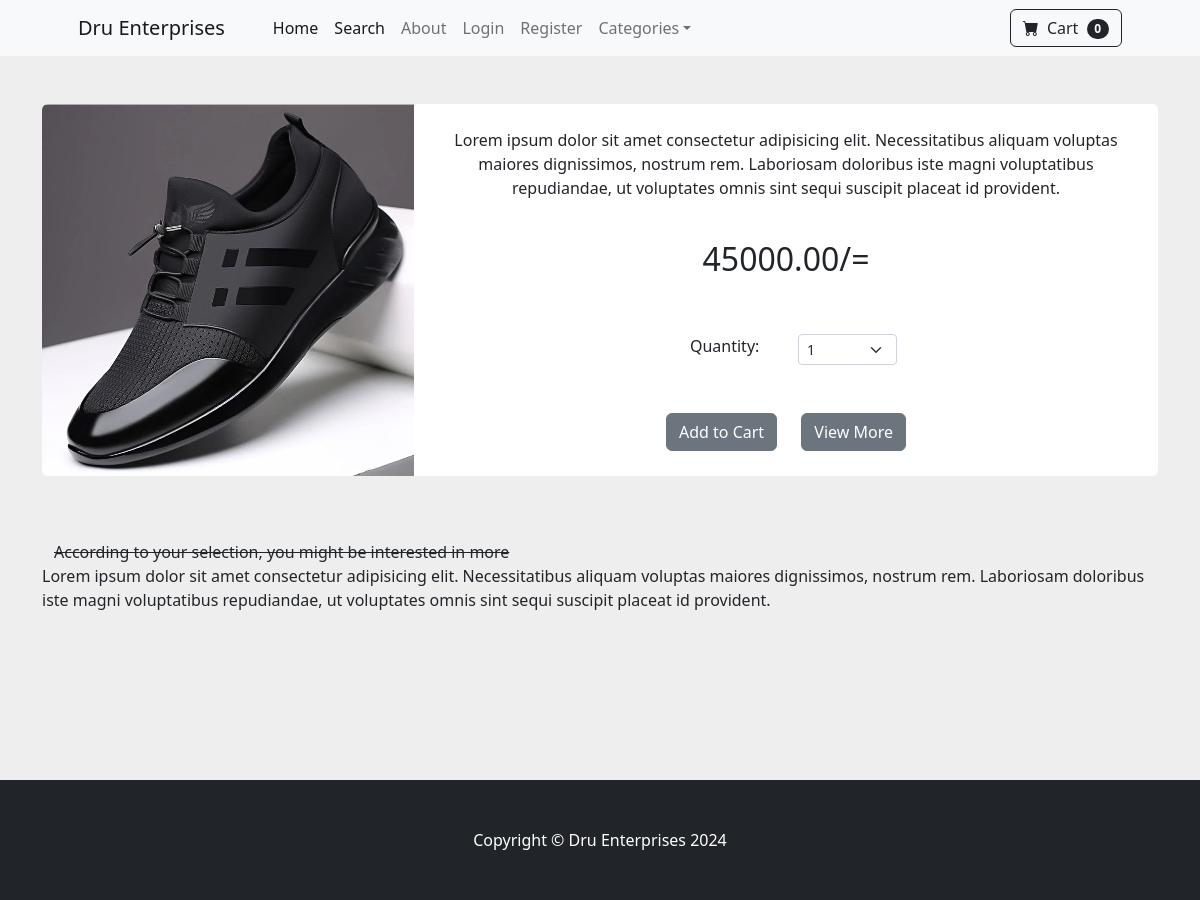
The app's page /product/3 with its own data.
### druu/models.py (models this page shows, shortened)
class Product(models.Model):
	name = models.CharField(max_length=100)
	price = models.DecimalField(default=0, decimal_places=2, max_digits=10)
	category = models.ForeignKey(Category, on_delete=models.CASCADE, default=1)
	description = models.CharField(max_length=250, default='', blank=True, null=True)
	image = models.ImageField(upload_to='uploads/product/')
	is_sale = models.BooleanField(default=False)
	sale_price = models.DecimalField(default=0, decimal_places=2, max_digits=10)

### druu/views.py (the view)
# urls.py: path('product/<int:pk>', views.product, name="product"),
def product(request,pk):
    product = Product.objects.get(id=pk)
    return render(request, 'products/product.html', {'product':product})

### cart/cart.py (called while the page is built)
    def __len__(self):
        return len(self.cart)

### cart/context_processors.py (called while the page is built)
def cart(request):
    return {'cart':Cart(request)}

### druu/templates/products/product.html (shortened to what this page needs)
{% extends 'base.html' %}
{% block content %}
    <br><br>
    <div class="container">
        <div class="card mb-3" style="max-width: 1200px;">
            <div class="row g-0">
                <div class="col-md-4">
                    <img src="{{ product.image.url }}" class="img-fluid rounded-start" alt="">
                </div>
                <div class="col-md-8">
                    <div class="card-body">
                        <center>
                        <p class="card-text" >Lorem ipsum dolor sit amet consectetur adipisicing elit. Necessitatibus aliquam voluptas maiores dignissimos, nostrum rem. Laboriosam doloribus iste magni voluptatibus repudiandae, ut voluptates omnis sint sequi suscipit placeat id provident.</p> <br>
                        <h2 class="card-text" >{{ product.price }}/=</h2>
                            <br><br>
                        <div class="row justify-content-center">
                            <div class="col-md-2">Quantity:</div>
                            <div class="col-md-2">
                            <select class="form-select form-select-sm" id="qty-cart">
                                <option value="1">1</option>
                            </select>
                            </div>
                        </div>
                            <br><br>
                        <button class="btn btn-secondary butn" value="{{ product.id }}" id="add-cart" onclick="search()">Add to Cart</button>
                        <a class="btn btn-secondary" href="{% url 'home' %}" style="margin-left: 20px;">View More</a>
                    </center>
                    </div>
                </div>
            </div>
        </div>
        <br><br>
       <div class="container">
            <strike>According to your selection, you might be interested in more</strike>
       </div>
    </div>
   <div class="container">
    Lorem ipsum dolor sit amet consectetur adipisicing elit. Necessitatibus aliquam voluptas maiores dignissimos, nostrum rem. Laboriosam doloribus iste magni voluptatibus repudiandae, ut voluptates omnis sint sequi suscipit placeat id provident.
   </div>
    <br><br><br><br><br><br><br>
{% endblock %}

### druu/templates/products/product.html (style rules this page uses)
body { background-color: #eee; }
.card { border: none !important; }

### records on screen
Product: image (picture), price "45000.00"

### other values on screen
{{ cart|length }} "0"
